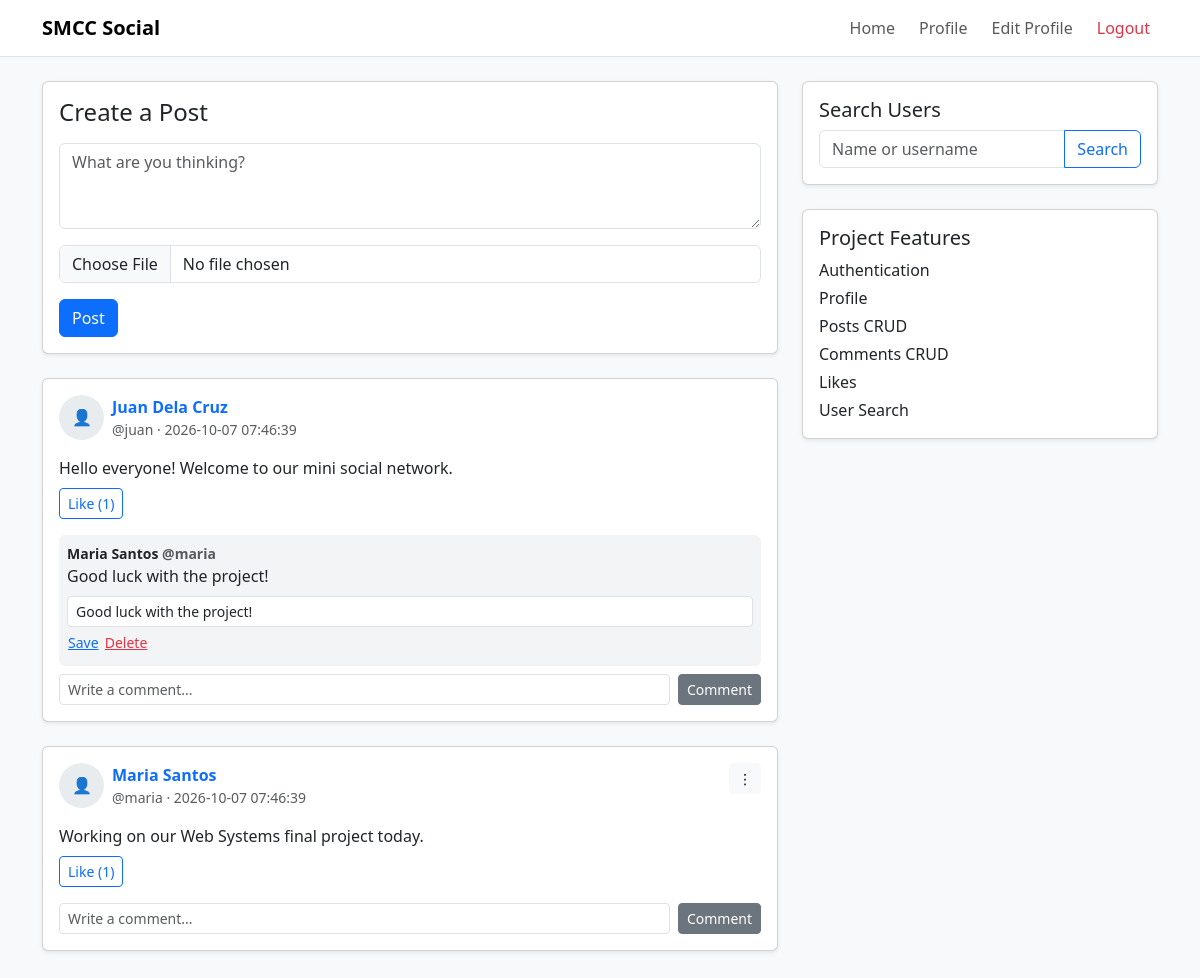
/index.php?page=home (signed in), run on the app's committed database.
### tables this page shows
CREATE TABLE posts (
    id INT AUTO_INCREMENT PRIMARY KEY,
    user_id INT NOT NULL,
    content TEXT NOT NULL,
    image VARCHAR(255) NULL,
    created_at TIMESTAMP DEFAULT CURRENT_TIMESTAMP,
    updated_at TIMESTAMP NULL DEFAULT NULL,
    FOREIGN KEY (user_id) REFERENCES users(id) ON DELETE CASCADE
);

CREATE TABLE users (
    id INT AUTO_INCREMENT PRIMARY KEY,
    username VARCHAR(50) NOT NULL UNIQUE,
    password VARCHAR(255) NOT NULL,
    full_name VARCHAR(100) NOT NULL,
    bio TEXT NULL,
    profile_image VARCHAR(255) NULL,
    created_at TIMESTAMP DEFAULT CURRENT_TIMESTAMP
);

CREATE TABLE comments (
    id INT AUTO_INCREMENT PRIMARY KEY,
    post_id INT NOT NULL,
    user_id INT NOT NULL,
    content TEXT NOT NULL,
    created_at TIMESTAMP DEFAULT CURRENT_TIMESTAMP,
    FOREIGN KEY (post_id) REFERENCES posts(id) ON DELETE CASCADE,
    FOREIGN KEY (user_id) REFERENCES users(id) ON DELETE CASCADE
);

### app/controllers/HomeController.php (called while the page is built, shortened)
<?php
class HomeController
{
    private $posts;
    private $comments;
    public function __construct($db)
    {
        $this->posts = new PostModel($db);
        $this->comments = new CommentModel($db);
    }
    public function index()
    {
        $posts = $this->posts->getAll();
        $commentData = [];
        foreach ($posts as $post) {
            $commentData[$post['id']] = $this->comments->getByPost($post['id']);
        }
        require '../app/views/home/index.php';
    }
}

### app/helpers.php (called while the page is built, shortened)
<?php
function e($value)
{
    return htmlspecialchars($value ?? '', ENT_QUOTES, 'UTF-8');
}
function isLoggedIn()
{
    return isset($_SESSION['user_id']);
}
function currentUserId()
{
    return $_SESSION['user_id'] ?? null;
}

### app/models/PostModel.php (called while the page is built, shortened)
<?php
class PostModel
{
    private $db;
    public function __construct($db)
    {
        $this->db = $db;
    }
    public function getAll()
    {
        $sql = 'SELECT p.*, u.username, u.full_name, u.profile_image,
                (SELECT COUNT(*) FROM likes l WHERE l.post_id = p.id) AS like_count
                FROM posts p
                JOIN users u ON u.id = p.user_id
                ORDER BY p.created_at DESC';
        return $this->db->query($sql)->fetchAll();
    }
}

### app/models/CommentModel.php (called while the page is built, shortened)
<?php
class CommentModel
{
    private $db;
    public function __construct($db)
    {
        $this->db = $db;
    }
    public function getByPost($postId)
    {
        $sql = 'SELECT c.*, u.username, u.full_name FROM comments c JOIN users u ON u.id = c.user_id WHERE c.post_id = ? ORDER BY c.created_at ASC';
        $stmt = $this->db->prepare($sql);
        $stmt->execute([$postId]);
        return $stmt->fetchAll();
    }
}

### app/views/home/index.php (the view, shortened to what this page needs)
<?php require '../app/views/layout/header.php'; ?>
<div class="row g-4">
    <div class="col-lg-8">
        <div class="card shadow-sm mb-4">
            <div class="card-body">
                <h4 class="mb-3">Create a Post</h4>
                <form action="index.php?page=post_create" method="POST" enctype="multipart/form-data">
                    <textarea name="content" class="form-control mb-3" rows="3" placeholder="What are you thinking?" required></textarea>
                    <input type="file" name="image" class="form-control mb-3" accept="image/jpeg,image/png,image/webp">
                    <button class="btn btn-primary">Post</button>
                </form>
            </div>
        </div>
        <?php foreach ($posts as $post): ?>
            <div class="card shadow-sm mb-4">
                <div class="card-body">
                    <div class="d-flex justify-content-between align-items-start">
                        <div class="d-flex gap-2">
                            <?php if ($post['profile_image']): ?>
                                <img src="uploads/<?= e($post['profile_image']) ?>" class="avatar">
                            <?php else: ?>
                                <div class="avatar avatar-default">👤</div>
                            <?php endif; ?>
                            <div>
                                <a class="fw-bold text-decoration-none" href="index.php?page=profile&id=<?= $post['user_id'] ?>"><?= e($post['full_name']) ?></a>
                                <div class="text-muted small">@<?= e($post['username']) ?> · <?= e($post['created_at']) ?></div>
                            </div>
                        </div>
                        <?php if ($post['user_id'] == currentUserId()): ?>
                            <div class="dropdown">
                                <button class="btn btn-sm btn-light" data-bs-toggle="dropdown">⋮</button>
                            </div>
                        <?php endif; ?>
                    </div>
                    <p class="mt-3 mb-2 text-wrap"><?= nl2br(e($post['content'])) ?></p>
                    <a href="index.php?page=like&post_id=<?= $post['id'] ?>" class="btn btn-sm btn-outline-primary">Like (<?= e($post['like_count']) ?>)</a>
                    <div class="mt-3">
                        <?php foreach ($commentData[$post['id']] as $comment): ?>
                            <div class="comment-box mb-2 p-2 rounded">
                                <div class="small fw-bold"><?= e($comment['full_name']) ?> <span class="text-muted">@<?= e($comment['username']) ?></span></div>
                                <div><?= nl2br(e($comment['content'])) ?></div>
                                <?php if ($comment['user_id'] == currentUserId()): ?>
                                    <form class="mt-2" action="index.php?page=comment_edit&id=<?= $comment['id'] ?>" method="POST">
                                        <input type="text" name="content" class="form-control form-control-sm" value="<?= e($comment['content']) ?>" required>
                                        <button class="btn btn-sm btn-link px-0">Save</button>
                                        <a class="btn btn-sm btn-link text-danger px-0" href="index.php?page=comment_delete&id=<?= $comment['id'] ?>" data-confirm="Delete this comment?">Delete</a>
                                    </form>
                                <?php endif; ?>
                            </div>
                        <?php endforeach; ?>
                        <form action="index.php?page=comment_create" method="POST" class="d-flex gap-2">
                            <input type="text" name="content" class="form-control form-control-sm" placeholder="Write a comment..." required>
                            <button class="btn btn-sm btn-secondary">Comment</button>
                        </form>
                    </div>
                </div>
            </div>
        <?php endforeach; ?>
    </div>
    <div class="col-lg-4">
        <div class="card shadow-sm mb-4">
            <div class="card-body">
                <h5>Search Users</h5>
                <form action="index.php?page=search" method="GET">
                    <div class="input-group">
                        <input type="text" name="keyword" class="form-control" placeholder="Name or username" required>
                        <button class="btn btn-outline-primary">Search</button>
                    </div>
                </form>
            </div>
        </div>
        <div class="card shadow-sm">
            <div class="card-body">
                <h5>Project Features</h5>
                <p class="mb-1">Authentication</p>
                <p class="mb-1">Profile</p>
                <p class="mb-1">Posts CRUD</p>
                <p class="mb-1">Comments CRUD</p>
                <p class="mb-1">Likes</p>
                <p class="mb-0">User Search</p>
            </div>
        </div>
    </div>
</div>
<?php require '../app/views/layout/footer.php'; ?>

### public/index.php (shortened to what this page needs)
<?php
require_once '../app/helpers.php';
require_once '../app/models/PostModel.php';
require_once '../app/models/CommentModel.php';
require_once '../app/controllers/HomeController.php';
$db = (new Database())->connect();
$page = $_GET['page'] ?? (isLoggedIn() ? 'home' : 'login');
switch ($page) {
    case 'home':
        (new HomeController($db))->index();
        break;
}

### app/views/layout/header.php (shortened to what this page needs)
<!DOCTYPE html>
<html lang="en">
<head>
    <link href="https://cdn.jsdelivr.net/npm/bootstrap@5.3.3/dist/css/bootstrap.min.css" rel="stylesheet">
    <link href="assets/css/style.css" rel="stylesheet">
</head>
<body class="bg-light">
<nav class="navbar navbar-expand-lg bg-white border-bottom mb-4">
    <div class="container">
        <a class="navbar-brand fw-bold" href="index.php?page=home">SMCC Social</a>
        <div class="collapse navbar-collapse" id="navMenu">
            <div class="navbar-nav ms-auto align-items-lg-center gap-lg-2">
                <?php if (isLoggedIn()): ?>
                    <a class="nav-link" href="index.php?page=home">Home</a>
                    <a class="nav-link" href="index.php?page=profile">Profile</a>
                    <a class="nav-link" href="index.php?page=profile_edit">Edit Profile</a>
                    <a class="nav-link text-danger" href="index.php?page=logout">Logout</a>
                <?php endif; ?>
            </div>
        </div>
    </div>
</nav>
<div class="container pb-5">

### app/views/layout/footer.php (shortened to what this page needs)
</div>
</body>
</html>

### public/assets/css/style.css (style rules this page uses)
body { min-height: 100vh; }
.avatar { width: 45px; height: 45px; border-radius: 50%; object-fit: cover; }
.avatar-default, .profile-default { display: flex; align-items: center; justify-content: center; background: #e9ecef; }
.comment-box { background: #f3f4f6; }

### data on the page
posts: user.full_name "Juan Dela Cruz", user.username "juan", created_at "2026-10-07 07:46:39", content "Hello everyone! Welcome to our mini social network.", like_count "1"
comments: user.full_name "Maria Santos", user.username "maria", content "Good luck with the project!"
posts: user.full_name "Maria Santos", user.username "maria", created_at "2026-10-07 07:46:39", content "Working on our Web Systems final project today.", like_count "1"
